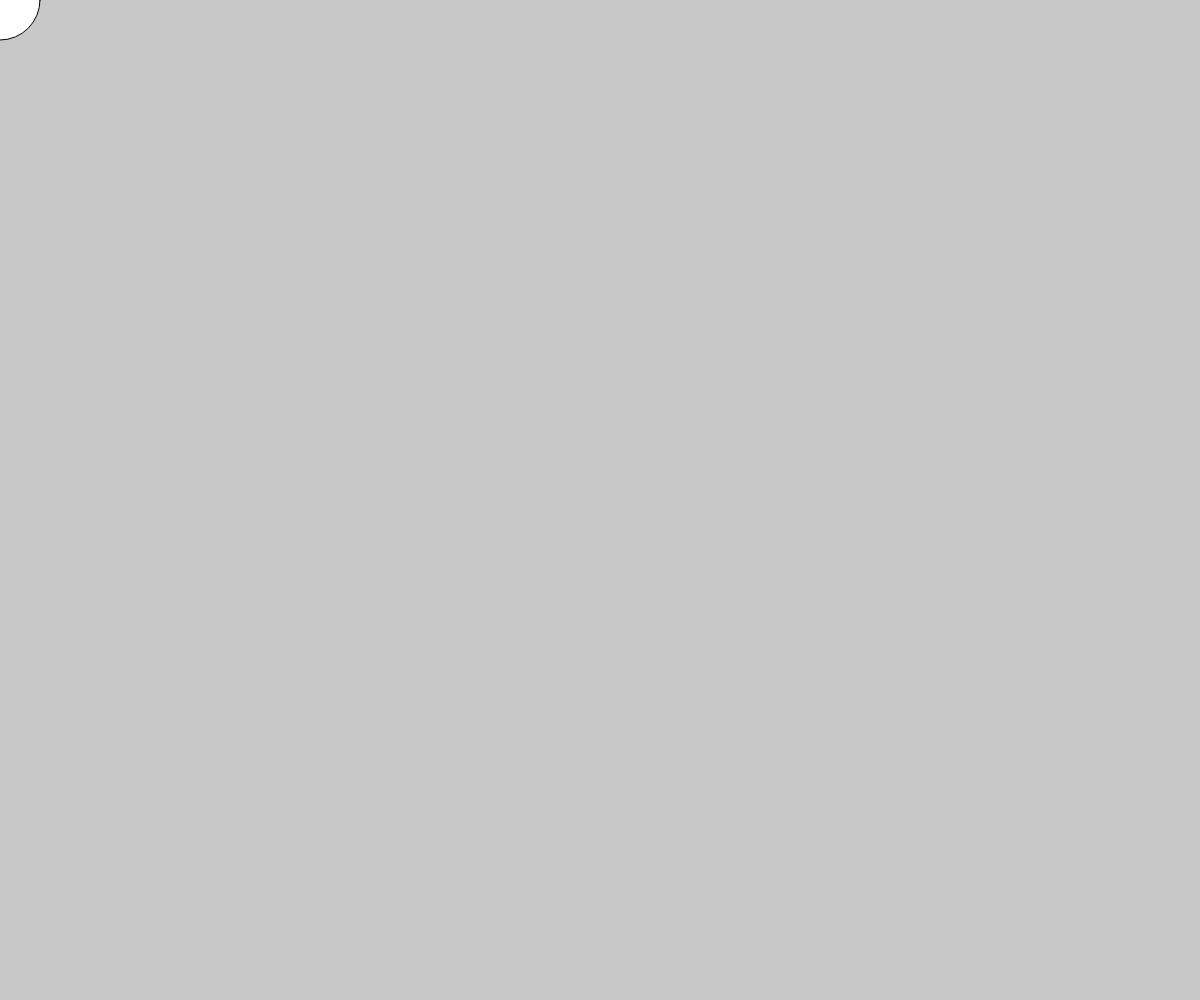
Frame 1 (no input)
Frame 60 (no input): identical to frame 1, image omitted
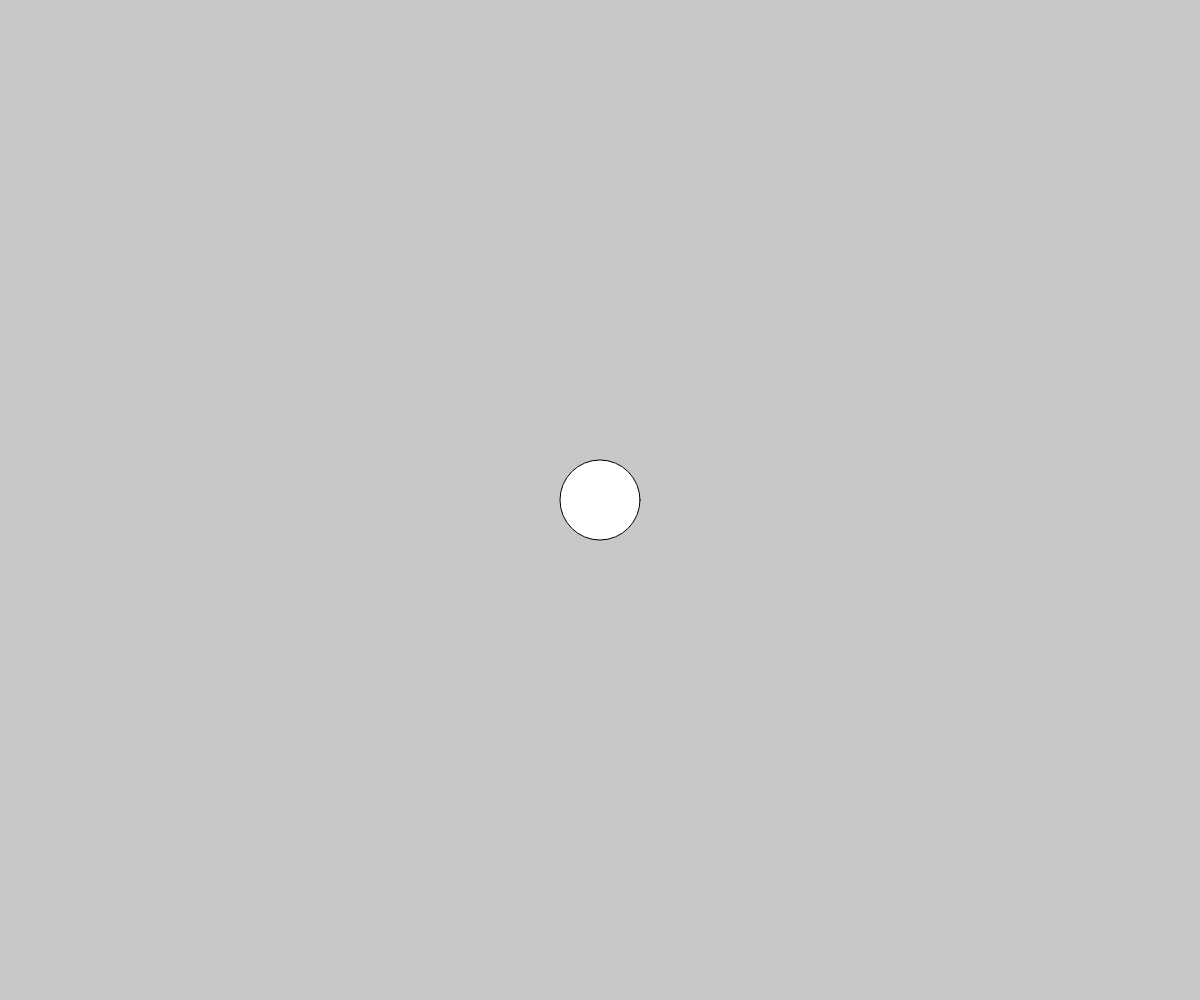
Frame 120 (the mouse pressed at the canvas centre since frame 60)

The p5.js sketch that drew these frames (run headless with seeded random() and noise() and a simulated clock; from frame 60 on, the mouse is pressed at the canvas centre):

// p5.js sketch
// ── sketch.js
function setup() {
   createCanvas(windowWidth,windowHeight);
   background(200);
}

function draw() {
    background(200);
    ellipse(mouseX, mouseY, 80, 80);
    console.log(mouseX,mouseY);
   

}
    
function windowResized() {
  resizeCanvas(windowWidth, windowHeight);
}
